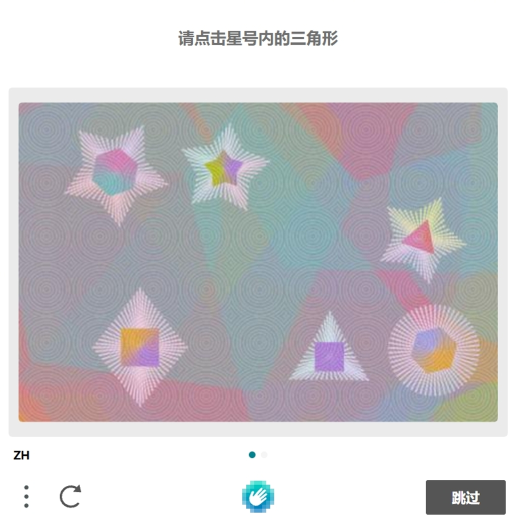
#> input picture images/hcaptcha.png, 1030 x 1047 px (shown at 1/2 size)
$ python hcaptcha.py
#> lines starting #> are read from the running program, lines starting #| are printed output that depends on the picture; after the words box and inside, x2 and y2 are one past the last pixel; in counts of white or black regions, pixels touching at a corner belong together
### text.py
import cv2
import easyocr


def ocr_get_text(image_path):
#> called with image_path = 'images/hcaptcha.png'
    image = cv2.imread(image_path)
#> image is the input picture: shape (1047, 1030, 3); mean B, G, R 201.5, 197.5, 199.7
    gray = cv2.cvtColor(image, cv2.COLOR_BGR2GRAY)
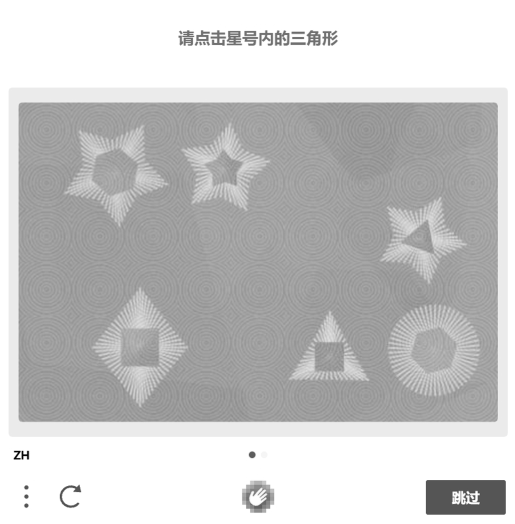
#> gray: shape (1047, 1030) (shown at 1/2 size); min 0, max 255, mean 198.6
    _, binary = cv2.threshold(gray, 0, 255, cv2.THRESH_BINARY + cv2.THRESH_OTSU)
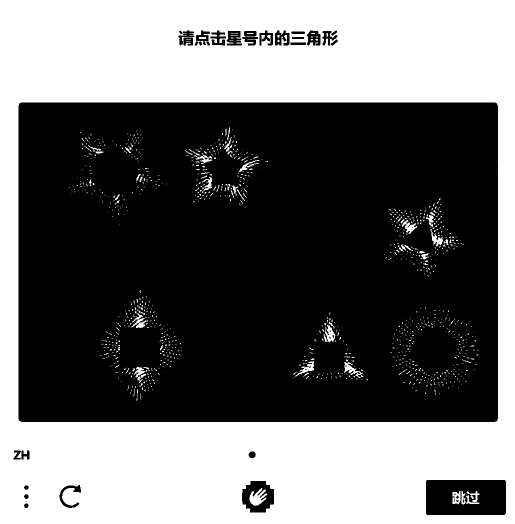
#> binary: shape (1047, 1030) (shown at 1/2 size); 42.3% white; 1069 white regions (1002 under 20 px), largest, box (x1, y1, x2, y2) and area: (0, 0, 1030, 1047) 444193, (499, 976, 534, 1012) 690, (647, 650, 671, 684) 429
#> (the run stopped early here; a loop or call above may not have finished)
